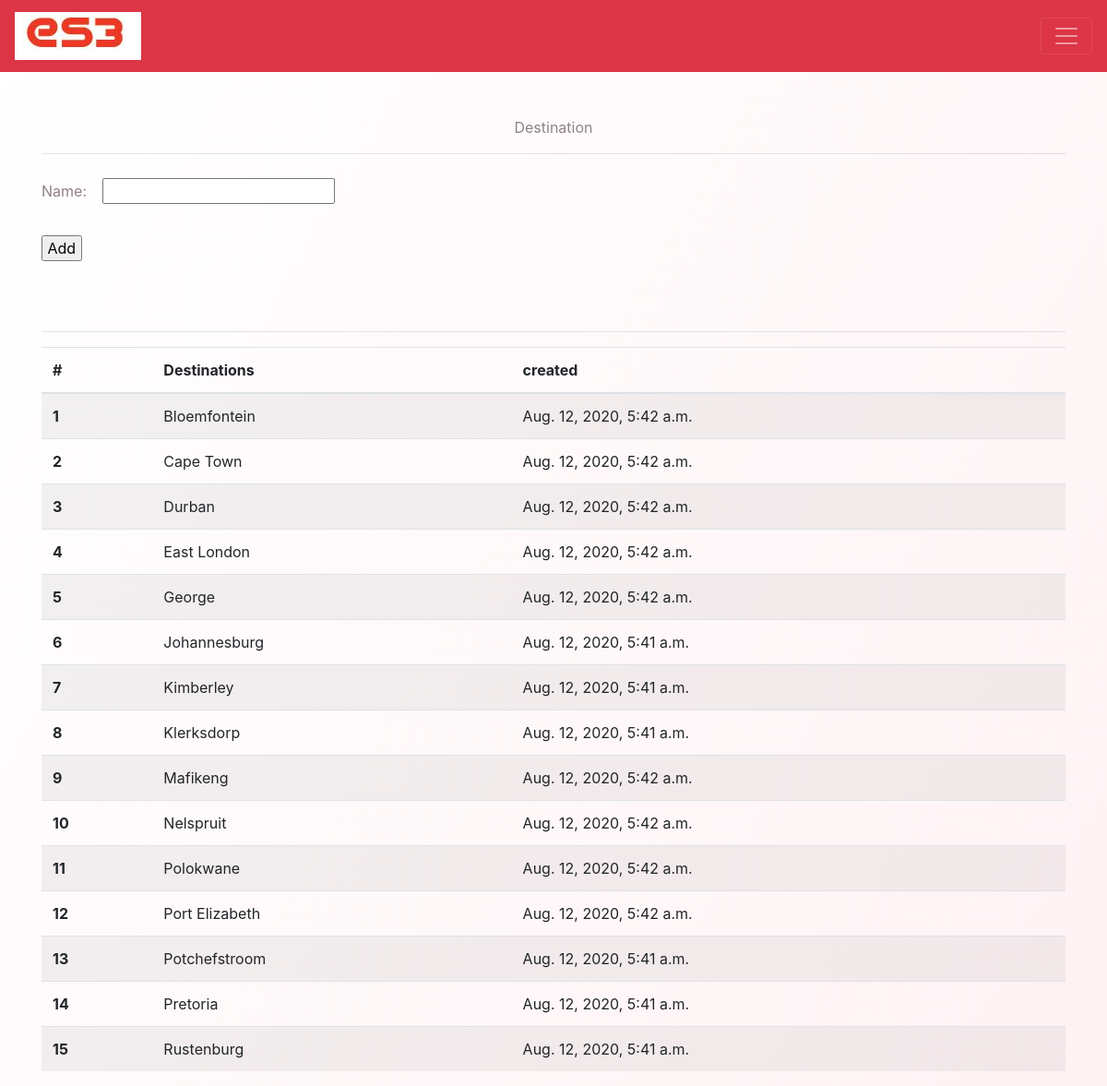
/destination/add/, run on the app's committed database.
### LogisticForOrder/models.py (models this page shows, shortened)
class Destination(models.Model):
    name = models.CharField(max_length=255)
    slug = models.SlugField(unique=True, max_length=255)
    description = models.TextField()
    created_on = models.DateTimeField(auto_now_add=True)
    update_on = models.DateTimeField(auto_now_add=True)
    class Meta:
        ordering = ['created_on']
        db_table = "destnation"

### LogisticForOrder/views.py (the view, shortened to what this page needs)
class CreateDestination(FormView):
    form_class = DestinationCreateForm
    success_url = reverse_lazy('create-destination')
    template_name = 'LogisticForOrder/add_destination.html'
    model = Destination
    initial = {}
    def get_context_data(self, **kwargs):
        context = super().get_context_data(**kwargs)
        context['records'] = Destination.objects.all().order_by('name')
        return context

### LogisticForOrder/form.py
class DestinationCreateForm(forms.ModelForm):
    class Meta:
        model = Destination
        fields = ['name', ]

### LogisticForOrder/templates/LogisticForOrder/add_destination.html (shortened to what this page needs)
{% extends "LogisticForOrder/base.html" %}
{% load static %}
{% block content %}
<div class="container">
<span class="mt-5" style="display: flex;color:#908282;justify-content: center;
    align-items: center;">Destination</span>
<hr>
    <form method="POST">
        <div class="form-group">
            {{ form.name.label_tag }}
            {{ form.name| safe}}
        </div>
        <div>
            <input type="submit" value=" Add ">
        </div>
    </form>
    <hr>
    <table class="table table-striped">
        <thead>
          <tr>
            <th scope="col">#</th>
            <th scope="col">Destinations</th>
            <th scope="col">created</th>
          </tr>
        </thead>
        <tbody>
        {% for d in records %}
          <tr>
            <th scope="row"> {{ forloop.counter }}</th>
            <td>{{d.name}}</td>
            <td>{{d.created_on}}</td>
          </tr>
        {% endfor %}
        </tbody>
      </table>
</div>
{% endblock %}
{% block CSS_Link %}
 <link rel="stylesheet" href="{% static 'LogisticForOrder/add_rate_card.css' %}">
{% endblock %}

### LogisticForOrder/static/LogisticForOrder/add_rate_card.css (style rules this page uses)
* { margin: 0em; padding: 0em; box-sizing: border-box; }
body { background-image: linear-gradient(120deg,#e6e4e4,#e8e8c5); color: white; font-family: 'poppins' sans-serif; min-height:100vh; }
header, form { min-height: 20vh; justify-content: center; align-items: center; }
label { padding: 12px 12px 12px 0; display: inline-block; color:#908282; }

### LogisticForOrder/static/LogisticForOrder/style.css (style rules this page uses)
* { margin: 0em; padding: 0em; box-sizing: border-box; }
body { background-image: linear-gradient(120deg,#ffffff,#f905270d); color: black; font-family: 'poppins' sans-serif; min-height:100vh; }

### data on the page
Destination: name "Bloemfontein", created_on "Aug. 12, 2020, 5:42 a.m."
Destination: name "Cape Town", created_on "Aug. 12, 2020, 5:42 a.m."
Destination: name "Durban", created_on "Aug. 12, 2020, 5:42 a.m."
Destination: name "East London", created_on "Aug. 12, 2020, 5:42 a.m."
Destination: name "George", created_on "Aug. 12, 2020, 5:42 a.m."
Destination: name "Johannesburg", created_on "Aug. 12, 2020, 5:41 a.m."
Destination: name "Kimberley", created_on "Aug. 12, 2020, 5:41 a.m."
Destination: name "Klerksdorp", created_on "Aug. 12, 2020, 5:41 a.m."
Destination: name "Mafikeng", created_on "Aug. 12, 2020, 5:42 a.m."
Destination: name "Nelspruit", created_on "Aug. 12, 2020, 5:42 a.m."
Destination: name "Polokwane", created_on "Aug. 12, 2020, 5:42 a.m."
Destination: name "Port Elizabeth", created_on "Aug. 12, 2020, 5:42 a.m."
Destination: name "Potchefstroom", created_on "Aug. 12, 2020, 5:41 a.m."
Destination: name "Pretoria", created_on "Aug. 12, 2020, 5:41 a.m."
Destination: name "Rustenburg", created_on "Aug. 12, 2020, 5:41 a.m."
